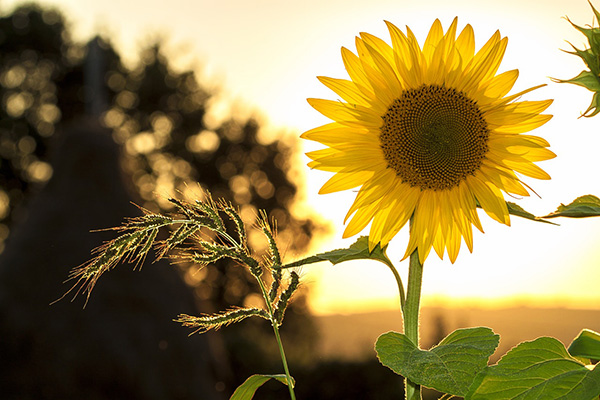
#> input picture sunflower.jpg, 600 x 400 px, found by its file name
$ python 'convert to Binary.py'
#> lines starting #> are read from the running program, lines starting #| are printed output that depends on the picture; after the words box and inside, x2 and y2 are one past the last pixel; in counts of white or black regions, pixels touching at a corner belong together
import cv2
import matplotlib.pyplot as plt
img=cv2.imread("A:\\Apps\\anaconda\\spyder\\DIP lab preparation\\sunflower.jpg")
#> img is the input picture: shape (400, 600, 3); mean B, G, R 78.6, 128.9, 146.8
img=cv2.cvtColor(img,cv2.COLOR_BGR2RGB)
gray=cv2.cvtColor(img,cv2.COLOR_BGR2GRAY)
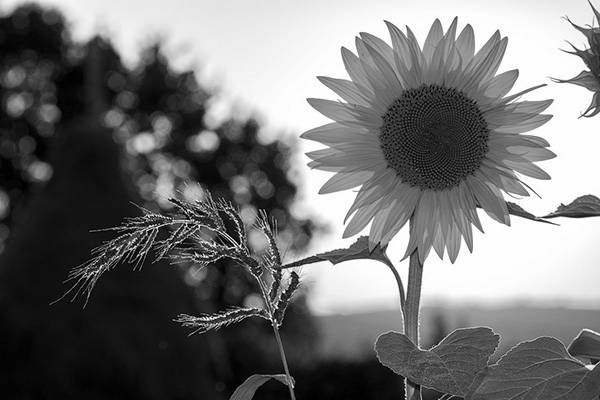
#> gray: shape (400, 600); min 0, max 255, mean 115.9
ret,th1=cv2.threshold(gray,120,255,cv2.THRESH_BINARY)
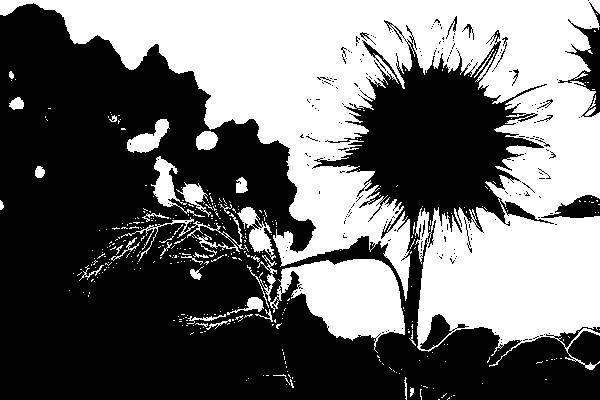
#> th1: shape (400, 600); 42.4% white; 374 white regions (338 under 20 px), largest, box (x1, y1, x2, y2) and area: (0, 0, 600, 370) 87972, (247, 255, 405, 353) 7415, (151, 156, 205, 217) 836
ret,th2=cv2.threshold(gray,120,255,cv2.THRESH_BINARY_INV)
ret,th3=cv2.threshold(gray,120,255,cv2.THRESH_TOZERO)
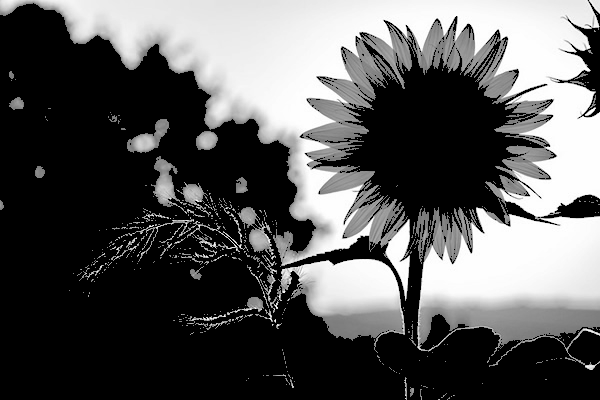
#> th3: shape (400, 600); min 0, max 255, mean 88.3
ret,th4=cv2.threshold(gray,120,255,cv2.THRESH_TOZERO_INV)
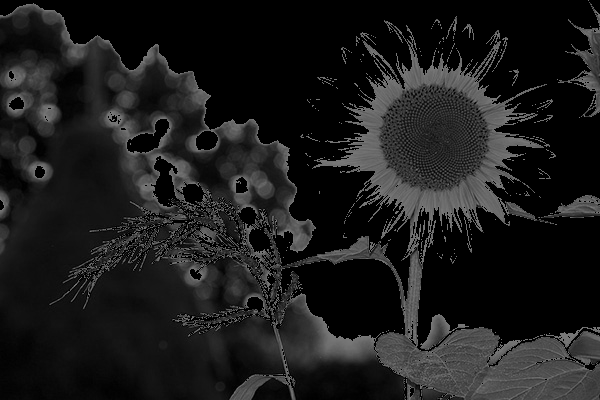
#> th4: shape (400, 600); min 0, max 120, mean 27.6
ret,th5=cv2.threshold(gray,120,255,cv2.THRESH_TRUNC)
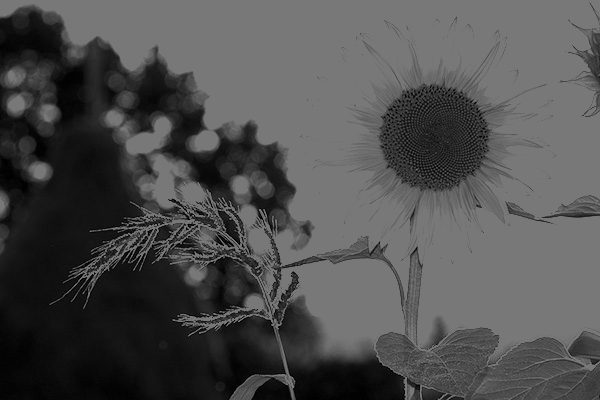
#> th5: shape (400, 600); min 0, max 120, mean 78.5
plt.subplot(331),plt.imshow(img),plt.title("Color Image"),plt.axis('off')
plt.subplot(332),plt.imshow(gray,cmap='gray'),plt.title("Gray Image"),plt.axis('off')
plt.subplot(333),plt.imshow(th1,cmap='gray'),plt.title("Binary Inmage 1 "),plt.axis('off')
plt.subplot(334),plt.imshow(th2,cmap='gray'),plt.title("Binary Inmage 2 "),plt.axis('off')
plt.subplot(335),plt.imshow(th3,cmap='gray'),plt.title("Binary Inmage 3 "),plt.axis('off')
plt.subplot(336),plt.imshow(th4,cmap='gray'),plt.title("Binary Inmage 4"),plt.axis('off')

$ run again, with 3circle.jpg copied over sunflower.jpg
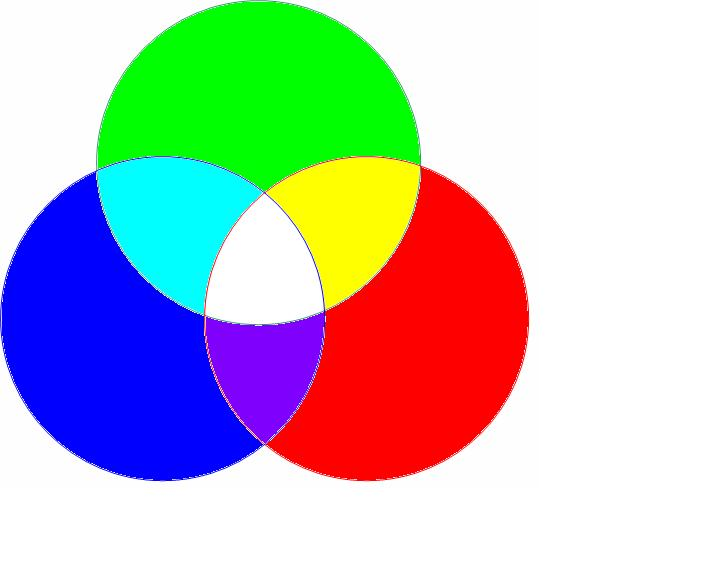
#> input picture 3circle.jpg, 720 x 570 px, found by its file name
#> img is the input picture: shape (570, 720, 3); mean B, G, R 190.6, 190.4, 187.5
#> `ret,th1=cv2.threshold(gray,120,255,cv2.THRESH_BINARY)`:
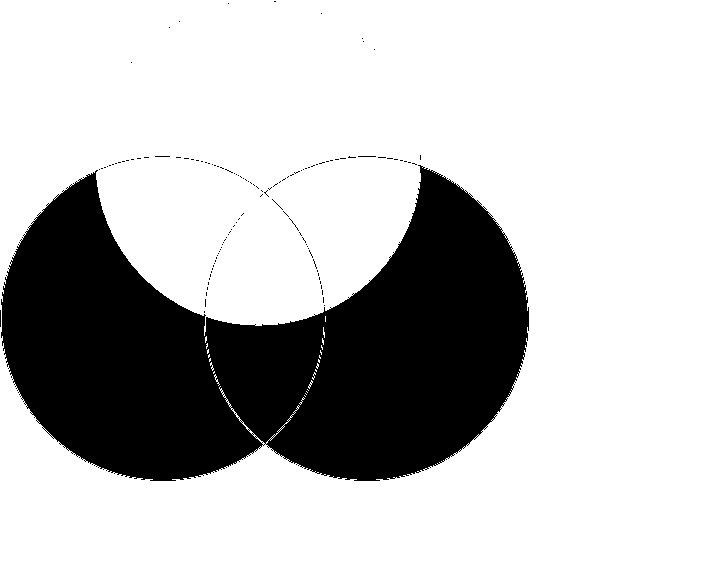
#> th1: shape (570, 720); 75% white; 125 black regions (124 under 20 px), largest, box (x1, y1, x2, y2) and area: (1, 165, 529, 481) 102234
#> `ret,th5=cv2.threshold(gray,120,255,cv2.THRESH_TRUNC)`:
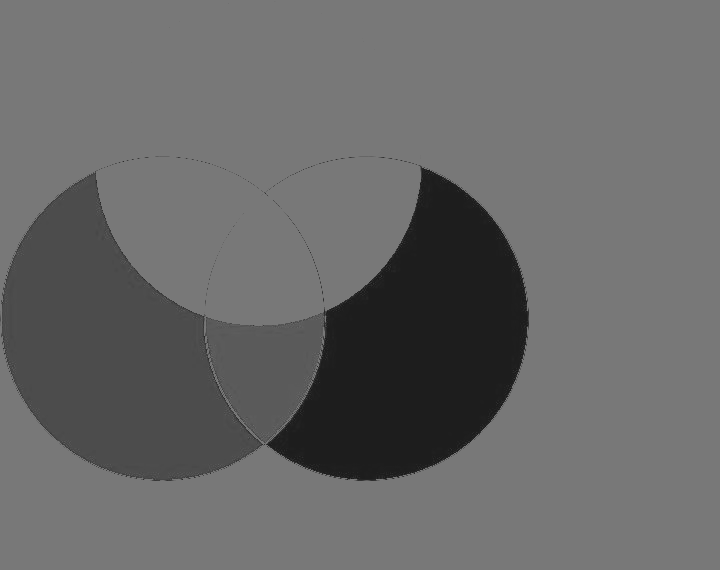
#> th5: shape (570, 720); min 20, max 120, mean 104.1
